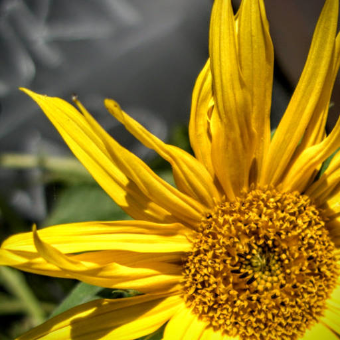
#> input picture pic/original.png, 340 x 340 px; the run also reads 2 pictures not shown here
$ python psnr.py
#> lines starting #> are read from the running program, lines starting #| are printed output that depends on the picture; long printed decimals are rounded
import cv2
import numpy as np
import math
from PIL import Image
from scipy.signal import convolve2d

PIXEL_MAX = 255.0

# Calculate PSNR
def psnr(img1, img2):
    mse = np.mean((img1 - img2) ** 2)
    if mse == 0:
        return 100
    return 20 * math.log10(PIXEL_MAX/math.sqrt(mse))

#  Calculate SSIM
def matlab_style_gauss2D(shape=(3,3),sigma=0.5):
    m,n = [(ss-1.)/2. for ss in shape]
    y,x = np.ogrid[-m:m+1,-n:n+1]
    h = np.exp( -(x*x + y*y) / (2.*sigma*sigma) )
    h[ h < np.finfo(h.dtype).eps*h.max() ] = 0
    sumh = h.sum()
    if sumh != 0:
        h /= sumh
    return h

def filter2(x, kernel, mode='same'):
    return convolve2d(x, np.rot90(kernel, 2), mode=mode)

def compute_ssim(im1, im2, k1=0.01, k2=0.03, win_size=11, L=255):

    if not im1.shape == im2.shape:
        raise ValueError("Input Images must have the same dimensions")
    if len(im1.shape) > 2:
        raise ValueError("Please input the images with 1 channel")

    M, N = im1.shape
    C1 = (k1*L)**2
    C2 = (k2*L)**2
    window = matlab_style_gauss2D(shape=(win_size,win_size), sigma=1.5)
    window = window/np.sum(np.sum(window))

    if im1.dtype == np.uint8:
        im1 = np.double(im1)
    if im2.dtype == np.uint8:
        im2 = np.double(im2)

    mu1 = filter2(im1, window, 'valid')
    mu2 = filter2(im2, window, 'valid')
    mu1_sq = mu1 * mu1
    mu2_sq = mu2 * mu2
    mu1_mu2 = mu1 * mu2
    sigma1_sq = filter2(im1*im1, window, 'valid') - mu1_sq
    sigma2_sq = filter2(im2*im2, window, 'valid') - mu2_sq
    sigmal2 = filter2(im1*im2, window, 'valid') - mu1_mu2

    ssim_map = ((2*mu1_mu2+C1) * (2*sigmal2+C2)) / ((mu1_sq+mu2_sq+C1) * (sigma1_sq+sigma2_sq+C2))

    return np.mean(np.mean(ssim_map))


if __name__ == "__main__":
    img1 = cv2.imread('pic/original.png',cv2.IMREAD_GRAYSCALE)
#> img1: shape (340, 340); min 0, max 235, mean 118
    img2 = cv2.imread('pic/contrast.png',cv2.IMREAD_GRAYSCALE)
#> img2: shape (340, 340); min 0, max 236, mean 116.9
    img3 = cv2.imread('pic/blur.png',cv2.IMREAD_GRAYSCALE)
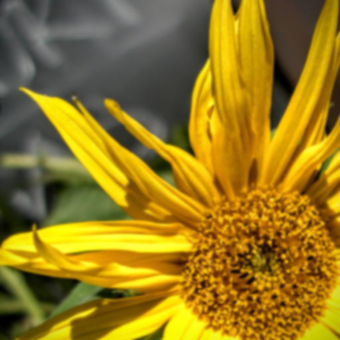
#> input picture pic/blur.png, 340 x 340 px
#> img3: shape (340, 340); min 0, max 234, mean 118.2
    img4 = cv2.imread('pic/desaturated.png',cv2.IMREAD_GRAYSCALE)
    img5 = cv2.imread('pic/noise.png',cv2.IMREAD_GRAYSCALE)
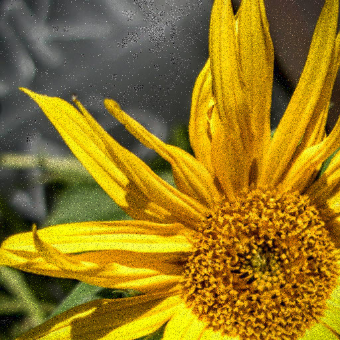
#> input picture pic/noise.png, 340 x 340 px
#> img5: shape (340, 340); min 0, max 235, mean 118.3
    img6 = cv2.imread('pic/jpgggg.png',cv2.IMREAD_GRAYSCALE)
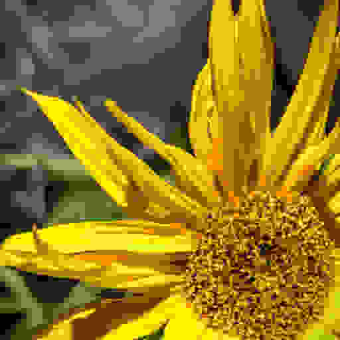
#> input picture pic/jpgggg.png, 340 x 340 px
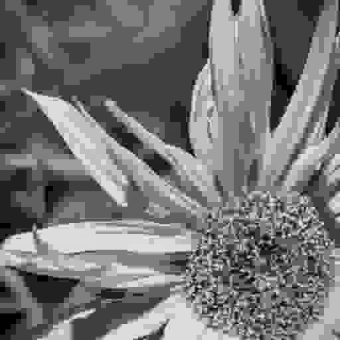
#> img6: shape (340, 340); min 0, max 241, mean 117.9

    # PSNR
    print("==================================================")
    print("PSNR:",psnr(img1,img2))
#> in psnr, `mse = np.mean((img1 - img2) ** 2)`: mse = 37.3
#| PSNR: 32.414
    print("PSNR:",psnr(img1,img3))
#| PSNR: 33.341
    print("PSNR:",psnr(img1,img4))
#| PSNR: 37.409
    print("PSNR:",psnr(img1,img5))
#| PSNR: 31.490
    print("PSNR:",psnr(img1,img6))
#| PSNR: 29.146

    # SSIM
    print("==================================================")
    print("SSIM",compute_ssim(np.array(img1),np.array(img2)))
#> in compute_ssim, `mu1_sq = mu1 * mu1`:
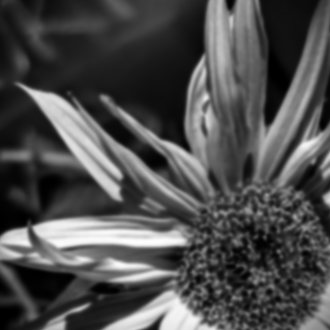
#> mu1_sq: shape (330, 330) float64; min 0.0479, max 53869.6, mean 16449.3; drawn with min black and max white
#| SSIM 0.9826
    print("SSIM",compute_ssim(np.array(img1),np.array(img3)))
#> call 2 of compute_ssim, with k1 = 0.01, k2 = 0.03, win_size = 11, L = 255
#> in compute_ssim (call 2), `sigma2_sq = filter2(im2*im2, window, 'valid') - mu2_sq`:
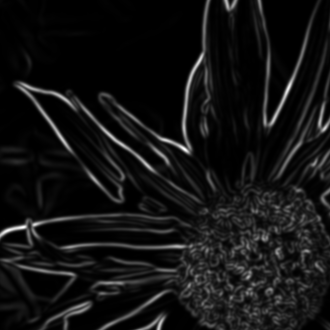
#> sigma2_sq: shape (330, 330) float64; min 0.00793, max 3134.9, mean 243.3; drawn with min black and max white
#> in compute_ssim (call 2), `ssim_map = ((2*mu1_mu2+C1) * (2*sigmal2+C2)) / ((mu1_sq+mu2_sq+C1) * (..`:
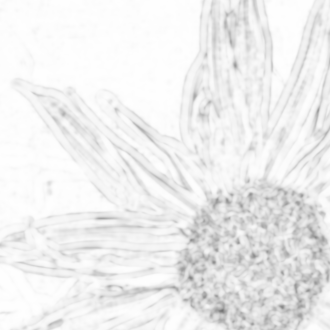
#> ssim_map: shape (330, 330) float64; min 0.461, max 1, mean 0.936
#| SSIM 0.9363
    print("SSIM",compute_ssim(np.array(img1),np.array(img4)))
#| SSIM 0.997
    print("SSIM",compute_ssim(np.array(img1),np.array(img5)))
#| SSIM 0.7452
    print("SSIM",compute_ssim(np.array(img1),np.array(img6)))
#| SSIM 0.7018

    # [29 lines of commented-out code are left out]
